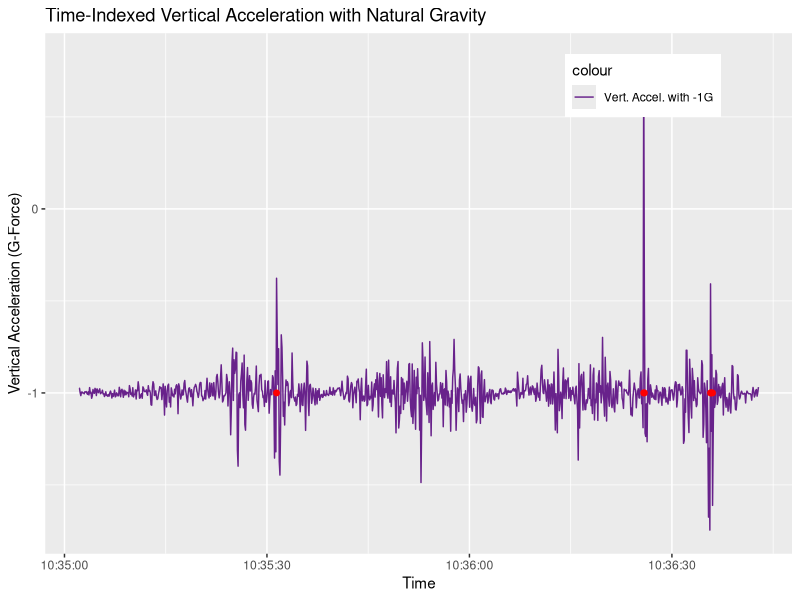
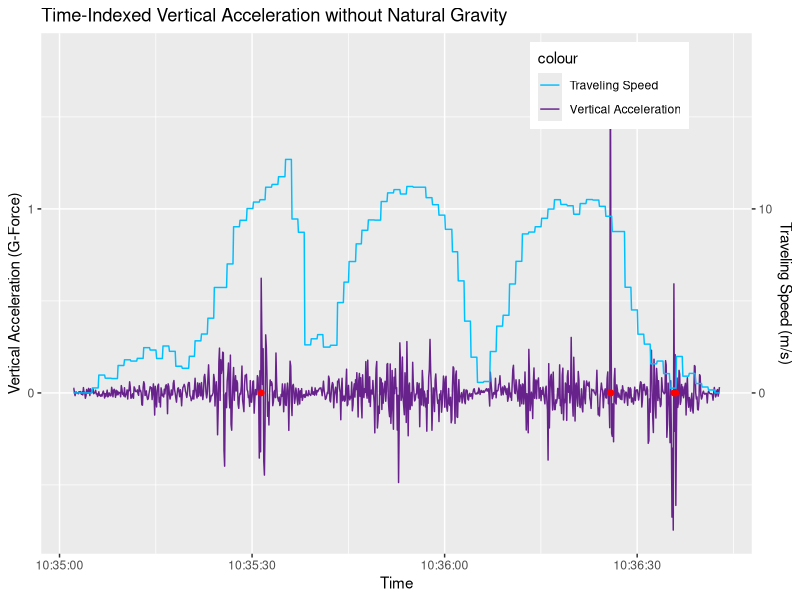
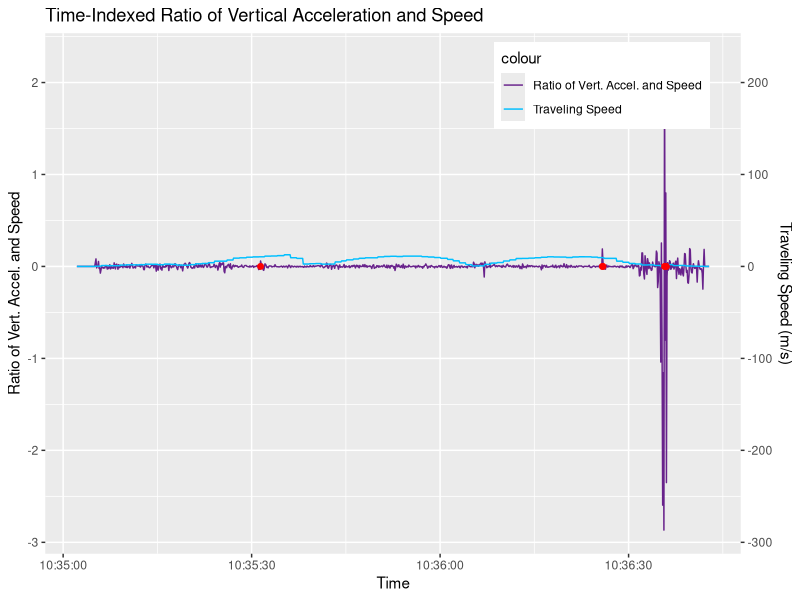
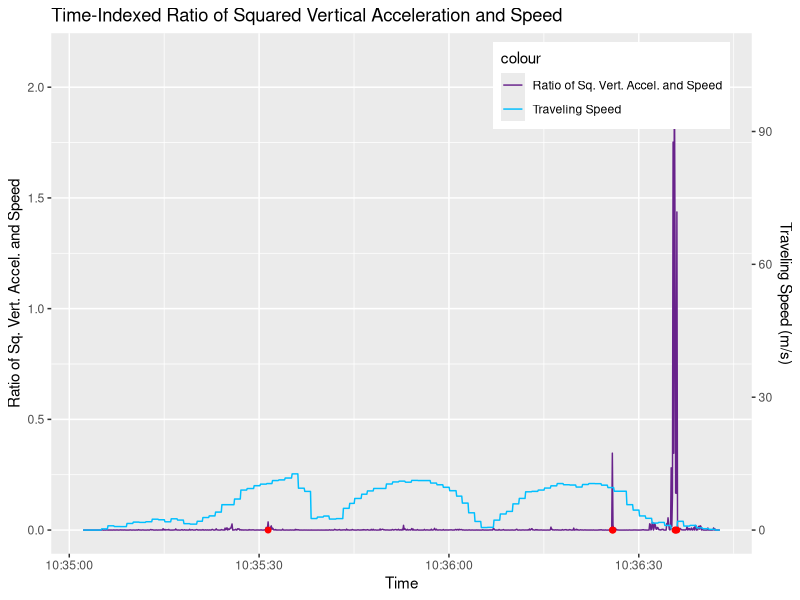
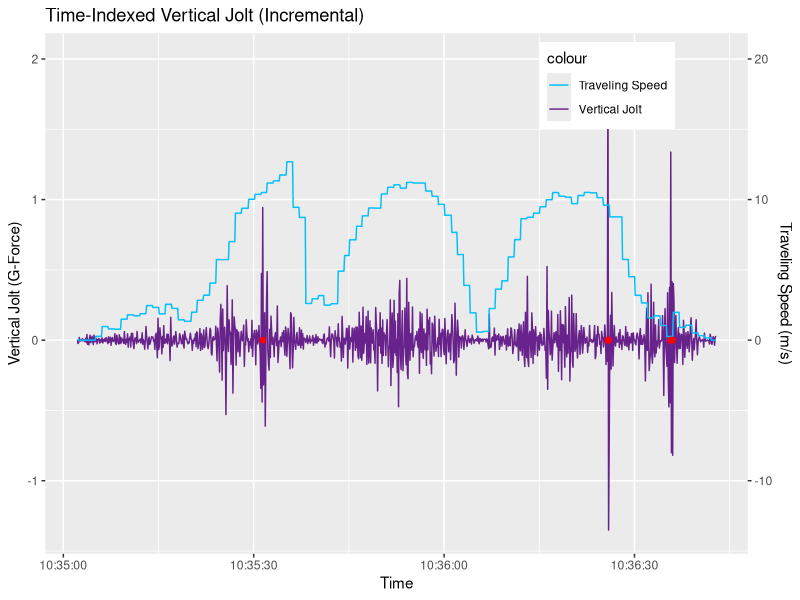
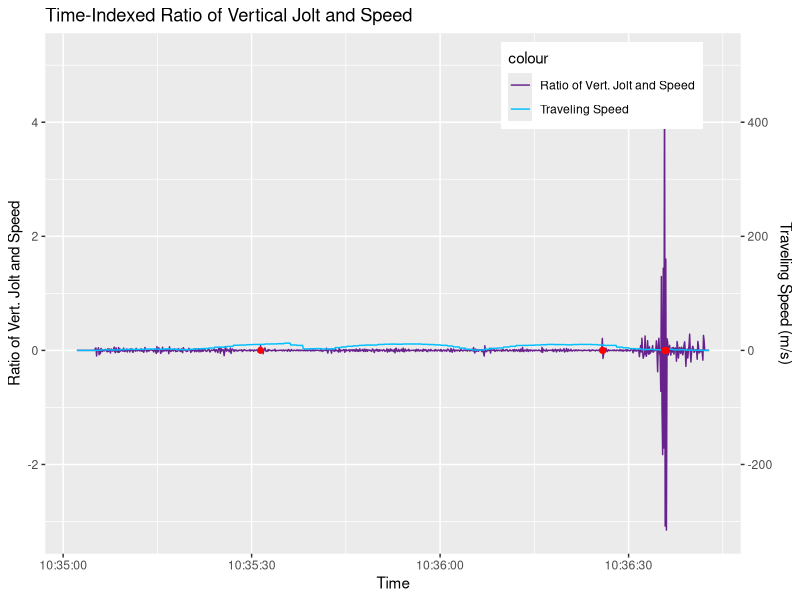
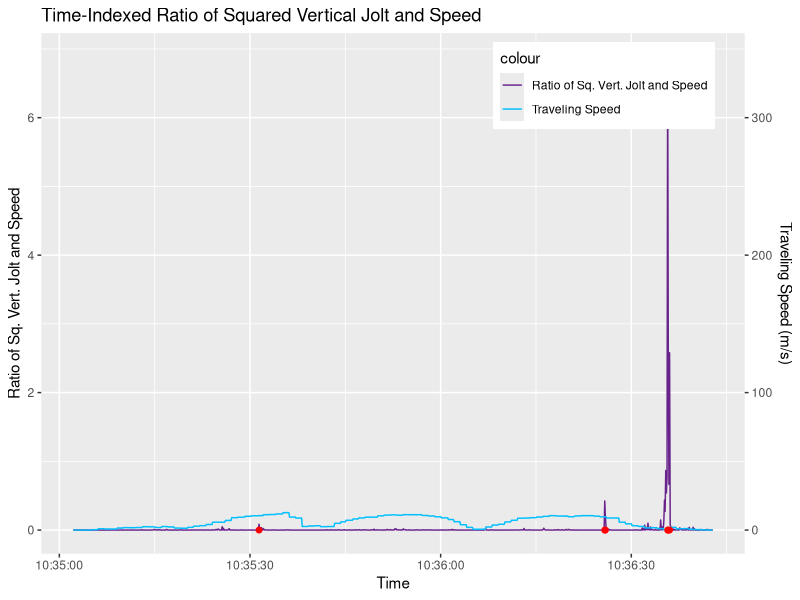
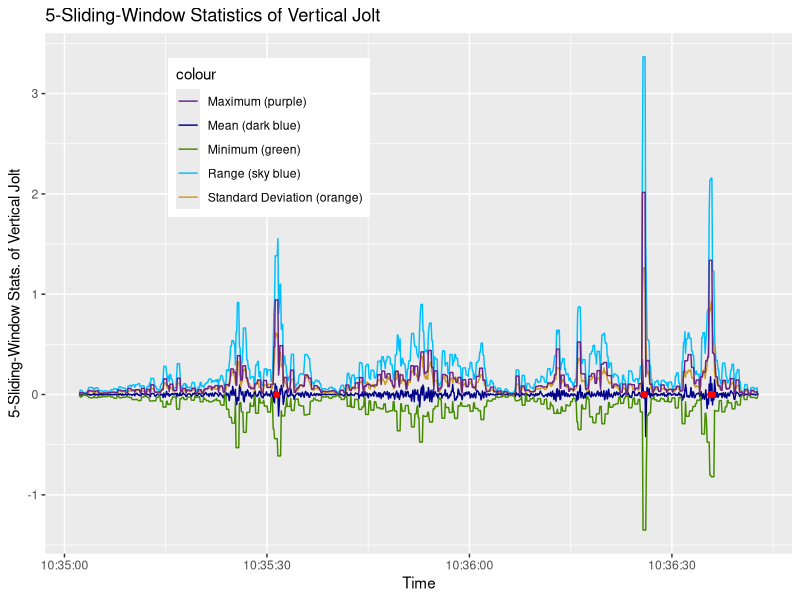

Write R code to recreate these figures, in order.
## ---- chunk 1
knitr::opts_chunk$set(echo = TRUE)
## ---- chunk 2
# load data file
if (!exists("LA13.raw")) {
    LA13.raw <- read.csv("./los_angeles_13.csv")
}
print(nrow(LA13.raw))
## ---- chunk 3
LA13.valid = LA13.raw[, c("Date", "Latitude", "Longitude", "Speed", "speedbump")]
# validate DateTime format
LA13.valid$Date <- as.POSIXct(LA13.valid$Date, format="%Y-%m-%d %H:%M:%OS")
# specify orientation of accelration
LA13.valid$forw_accel = LA13.raw$X
LA13.valid$hori_accel = LA13.raw$Y
LA13.valid$vert_accel_G = LA13.raw$Z
## ---- chunk 4
require(ggplot2)
LA13.vert_accel_G.plot <- ggplot(LA13.valid, aes(x = Date))
LA13.vert_accel_G.plot <- LA13.vert_accel_G.plot + geom_line(aes(y = vert_accel_G, colour = "Vert. Accel. with -1G"))
LA13.vert_accel_G.plot <- LA13.vert_accel_G.plot + scale_colour_manual(values = c("darkorchid4"))
LA13.vert_accel_G.plot <- LA13.vert_accel_G.plot + xlab("Time") 
LA13.vert_accel_G.plot <- LA13.vert_accel_G.plot + ylab("Vertical Acceleration (G-Force)") 
LA13.vert_accel_G.plot <- LA13.vert_accel_G.plot + ggtitle("Time-Indexed Vertical Acceleration with Natural Gravity")
LA13.vert_accel_G.plot <- LA13.vert_accel_G.plot + theme(legend.position = c(0.8, 0.9))
for (i in 1:nrow(LA13.valid)) {
    if (LA13.valid$speedbump[i] == "yes") {
        LA13.vert_accel_G.plot <- LA13.vert_accel_G.plot + 
            annotate("pointrange", x = LA13.valid$Date[i], y = -1, ymin = -1, ymax = -1, colour = "red", size = 0.25)
    }
}
print(LA13.vert_accel_G.plot)
## ---- chunk 5
# remove natural gravity in vertical acceleration
LA13.valid$vert_accel = LA13.valid$vert_accel_G + 1
## ---- chunk 6
require(ggplot2)
LA13.vert_accel.plot <- ggplot(LA13.valid, aes(x = Date))
LA13.vert_accel.plot <- LA13.vert_accel.plot + geom_line(aes(y = vert_accel, colour = "Vertical Acceleration"))
LA13.vert_accel.plot <- LA13.vert_accel.plot + geom_line(aes(y = Speed / 10, colour = "Traveling Speed"))
LA13.vert_accel.plot <- LA13.vert_accel.plot + scale_y_continuous(sec.axis = sec_axis(~.*10, name = "Traveling Speed (m/s)"))
LA13.vert_accel.plot <- LA13.vert_accel.plot + scale_colour_manual(values = c("deepskyblue", "darkorchid4"))
LA13.vert_accel.plot <- LA13.vert_accel.plot + xlab("Time") 
LA13.vert_accel.plot <- LA13.vert_accel.plot + ylab("Vertical Acceleration (G-Force)") 
LA13.vert_accel.plot <- LA13.vert_accel.plot + ggtitle("Time-Indexed Vertical Acceleration without Natural Gravity")
LA13.vert_accel.plot <- LA13.vert_accel.plot + theme(legend.position = c(0.8, 0.9))
for (i in 1:nrow(LA13.valid)) {
    if (LA13.valid$speedbump[i] == "yes") {
        LA13.vert_accel.plot <- LA13.vert_accel.plot + 
            annotate("pointrange", x = LA13.valid$Date[i], y = 0, ymin = 0, ymax = 0, colour = "red", size = 0.25)
    }
}
print(LA13.vert_accel.plot)
## ---- chunk 7
# calculate ratio between vertical acceleration and speed
for (i in 1:nrow(LA13.valid)) {
    if (LA13.valid$Speed[i] == 0) {
        LA13.valid$vert_accel_ratio_speed[i] = 0
    }
    else {
        LA13.valid$vert_accel_ratio_speed[i] = LA13.valid$vert_accel[i] / LA13.valid$Speed[i]
    }
}
## ---- chunk 8
require(ggplot2)
LA13.vert_accel_ratio_speed.plot <- ggplot(LA13.valid, aes(x = Date))
LA13.vert_accel_ratio_speed.plot <- LA13.vert_accel_ratio_speed.plot + geom_line(aes(y = vert_accel_ratio_speed, colour = "Ratio of Vert. Accel. and Speed"))
LA13.vert_accel_ratio_speed.plot <- LA13.vert_accel_ratio_speed.plot + geom_line(aes(y = Speed / 100, colour = "Traveling Speed"))
LA13.vert_accel_ratio_speed.plot <- LA13.vert_accel_ratio_speed.plot + scale_y_continuous(sec.axis = sec_axis(~.*100, name = "Traveling Speed (m/s)"))
LA13.vert_accel_ratio_speed.plot <- LA13.vert_accel_ratio_speed.plot + scale_colour_manual(values = c("darkorchid4", "deepskyblue"))
LA13.vert_accel_ratio_speed.plot <- LA13.vert_accel_ratio_speed.plot + xlab("Time") 
LA13.vert_accel_ratio_speed.plot <- LA13.vert_accel_ratio_speed.plot + ylab("Ratio of Vert. Accel. and Speed") 
LA13.vert_accel_ratio_speed.plot <- LA13.vert_accel_ratio_speed.plot + ggtitle("Time-Indexed Ratio of Vertical Acceleration and Speed")
LA13.vert_accel_ratio_speed.plot <- LA13.vert_accel_ratio_speed.plot + theme(legend.position = c(0.8, 0.9))
for (i in 1:nrow(LA13.valid)) {
    if (LA13.valid$speedbump[i] == "yes") {
        LA13.vert_accel_ratio_speed.plot <- LA13.vert_accel_ratio_speed.plot + 
            annotate("pointrange", x = LA13.valid$Date[i], y = 0, ymin = 0, ymax = 0, colour = "red", size = 0.25)
    }
}
print(LA13.vert_accel_ratio_speed.plot)
## ---- chunk 9
# calculate ratio between vertical acceleration and speed
for (i in 1:nrow(LA13.valid)) {
    if (LA13.valid$Speed[i] == 0) {
        LA13.valid$sq_vert_accel_ratio_speed[i] = 0
    }
    else {
        LA13.valid$sq_vert_accel_ratio_speed[i] = (LA13.valid$vert_accel[i] * LA13.valid$vert_accel[i]) / LA13.valid$Speed[i]
    }
}
## ---- chunk 10
require(ggplot2)
LA13.sq_vert_accel_ratio_speed.plot <- ggplot(LA13.valid, aes(x = Date))
LA13.sq_vert_accel_ratio_speed.plot <- LA13.sq_vert_accel_ratio_speed.plot + geom_line(aes(y = sq_vert_accel_ratio_speed, colour = "Ratio of Sq. Vert. Accel. and Speed"))
LA13.sq_vert_accel_ratio_speed.plot <- LA13.sq_vert_accel_ratio_speed.plot + geom_line(aes(y = Speed / 50, colour = "Traveling Speed"))
LA13.sq_vert_accel_ratio_speed.plot <- LA13.sq_vert_accel_ratio_speed.plot + scale_y_continuous(sec.axis = sec_axis(~.*50, name = "Traveling Speed (m/s)"))
LA13.sq_vert_accel_ratio_speed.plot <- LA13.sq_vert_accel_ratio_speed.plot + scale_colour_manual(values = c("darkorchid4", "deepskyblue"))
LA13.sq_vert_accel_ratio_speed.plot <- LA13.sq_vert_accel_ratio_speed.plot + xlab("Time") 
LA13.sq_vert_accel_ratio_speed.plot <- LA13.sq_vert_accel_ratio_speed.plot + ylab("Ratio of Sq. Vert. Accel. and Speed") 
LA13.sq_vert_accel_ratio_speed.plot <- LA13.sq_vert_accel_ratio_speed.plot + ggtitle("Time-Indexed Ratio of Squared Vertical Acceleration and Speed")
LA13.sq_vert_accel_ratio_speed.plot <- LA13.sq_vert_accel_ratio_speed.plot + theme(legend.position = c(0.8, 0.9))
for (i in 1:nrow(LA13.valid)) {
    if (LA13.valid$speedbump[i] == "yes") {
        LA13.sq_vert_accel_ratio_speed.plot <- LA13.sq_vert_accel_ratio_speed.plot + 
            annotate("pointrange", x = LA13.valid$Date[i], y = 0, ymin = 0, ymax = 0, colour = "red", size = 0.25)
    }
}
print(LA13.sq_vert_accel_ratio_speed.plot)
## ---- chunk 11
# calculate vertical jolt
for (i in 1:nrow(LA13.valid)) {
    if (i == 1) {
        LA13.valid$vert_jolt[i] = 0
    }
    else {
        LA13.valid$vert_jolt[i] = LA13.valid$vert_accel[i] - LA13.valid$vert_accel[i - 1]
    }
}
## ---- chunk 12
require(ggplot2)
LA13.vert_jolt.plot <- ggplot(LA13.valid, aes(x = Date))
LA13.vert_jolt.plot <- LA13.vert_jolt.plot + geom_line(aes(y = vert_jolt, colour = "Vertical Jolt"))
LA13.vert_jolt.plot <- LA13.vert_jolt.plot + geom_line(aes(y = Speed / 10, colour = "Traveling Speed"))
LA13.vert_jolt.plot <- LA13.vert_jolt.plot + scale_y_continuous(sec.axis = sec_axis(~.*10, name = "Traveling Speed (m/s)"))
LA13.vert_jolt.plot <- LA13.vert_jolt.plot + scale_colour_manual(values = c("deepskyblue", "darkorchid4"))
LA13.vert_jolt.plot <- LA13.vert_jolt.plot + xlab("Time") 
LA13.vert_jolt.plot <- LA13.vert_jolt.plot + ylab("Vertical Jolt (G-Force)") 
LA13.vert_jolt.plot <- LA13.vert_jolt.plot + ggtitle("Time-Indexed Vertical Jolt (Incremental)")
LA13.vert_jolt.plot <- LA13.vert_jolt.plot + theme(legend.position = c(0.8, 0.9))
for (i in 1:nrow(LA13.valid)) {
    if (LA13.valid$speedbump[i] == "yes") {
        LA13.vert_jolt.plot <- LA13.vert_jolt.plot + 
            annotate("pointrange", x = LA13.valid$Date[i], y = 0, ymin = 0, ymax = 0, colour = "red", size = 0.25)
    }
}
print(LA13.vert_jolt.plot)
## ---- chunk 13
# calculate ratio between vertical jolt and speed
for (i in 1:nrow(LA13.valid)) {
    if (LA13.valid$Speed[i] == 0) {
        LA13.valid$vert_jolt_ratio_speed[i] = 0
    }
    else {
        LA13.valid$vert_jolt_ratio_speed[i] = LA13.valid$vert_jolt[i] / LA13.valid$Speed[i]
    }
}
## ---- chunk 14
require(ggplot2)
LA13.vert_jolt_ratio_speed.plot <- ggplot(LA13.valid, aes(x = Date))
LA13.vert_jolt_ratio_speed.plot <- LA13.vert_jolt_ratio_speed.plot + geom_line(aes(y = vert_jolt_ratio_speed, colour = "Ratio of Vert. Jolt and Speed"))
LA13.vert_jolt_ratio_speed.plot <- LA13.vert_jolt_ratio_speed.plot + geom_line(aes(y = Speed / 100, colour = "Traveling Speed"))
LA13.vert_jolt_ratio_speed.plot <- LA13.vert_jolt_ratio_speed.plot + scale_y_continuous(sec.axis = sec_axis(~.*100, name = "Traveling Speed (m/s)"))
LA13.vert_jolt_ratio_speed.plot <- LA13.vert_jolt_ratio_speed.plot + scale_colour_manual(values = c("darkorchid4", "deepskyblue"))
LA13.vert_jolt_ratio_speed.plot <- LA13.vert_jolt_ratio_speed.plot + xlab("Time") 
LA13.vert_jolt_ratio_speed.plot <- LA13.vert_jolt_ratio_speed.plot + ylab("Ratio of Vert. Jolt and Speed") 
LA13.vert_jolt_ratio_speed.plot <- LA13.vert_jolt_ratio_speed.plot + ggtitle("Time-Indexed Ratio of Vertical Jolt and Speed")
LA13.vert_jolt_ratio_speed.plot <- LA13.vert_jolt_ratio_speed.plot + theme(legend.position = c(0.8, 0.9))
for (i in 1:nrow(LA13.valid)) {
    if (LA13.valid$speedbump[i] == "yes") {
        LA13.vert_jolt_ratio_speed.plot <- LA13.vert_jolt_ratio_speed.plot + 
            annotate("pointrange", x = LA13.valid$Date[i], y = 0, ymin = 0, ymax = 0, colour = "red", size = 0.25)
    }
}
print(LA13.vert_jolt_ratio_speed.plot)
## ---- chunk 15
# calculate ratio between vertical jolt and speed
for (i in 1:nrow(LA13.valid)) {
    if (LA13.valid$Speed[i] == 0) {
        LA13.valid$sq_vert_jolt_ratio_speed[i] = 0
    }
    else {
        LA13.valid$sq_vert_jolt_ratio_speed[i] = (LA13.valid$vert_jolt[i] * LA13.valid$vert_jolt[i]) / LA13.valid$Speed[i]
    }
}
## ---- chunk 16
require(ggplot2)
LA13.sq_vert_jolt_ratio_speed.plot <- ggplot(LA13.valid, aes(x = Date))
LA13.sq_vert_jolt_ratio_speed.plot <- LA13.sq_vert_jolt_ratio_speed.plot + geom_line(aes(y = sq_vert_jolt_ratio_speed, colour = "Ratio of Sq. Vert. Jolt and Speed"))
LA13.sq_vert_jolt_ratio_speed.plot <- LA13.sq_vert_jolt_ratio_speed.plot + geom_line(aes(y = Speed / 50, colour = "Traveling Speed"))
LA13.sq_vert_jolt_ratio_speed.plot <- LA13.sq_vert_jolt_ratio_speed.plot + scale_y_continuous(sec.axis = sec_axis(~.*50, name = "Traveling Speed (m/s)"))
LA13.sq_vert_jolt_ratio_speed.plot <- LA13.sq_vert_jolt_ratio_speed.plot + scale_colour_manual(values = c("darkorchid4", "deepskyblue"))
LA13.sq_vert_jolt_ratio_speed.plot <- LA13.sq_vert_jolt_ratio_speed.plot + xlab("Time") 
LA13.sq_vert_jolt_ratio_speed.plot <- LA13.sq_vert_jolt_ratio_speed.plot + ylab("Ratio of Sq. Vert. Jolt and Speed") 
LA13.sq_vert_jolt_ratio_speed.plot <- LA13.sq_vert_jolt_ratio_speed.plot + ggtitle("Time-Indexed Ratio of Squared Vertical Jolt and Speed")
LA13.sq_vert_jolt_ratio_speed.plot <- LA13.sq_vert_jolt_ratio_speed.plot + theme(legend.position = c(0.8, 0.9))
for (i in 1:nrow(LA13.valid)) {
    if (LA13.valid$speedbump[i] == "yes") {
        LA13.sq_vert_jolt_ratio_speed.plot <- LA13.sq_vert_jolt_ratio_speed.plot + 
            annotate("pointrange", x = LA13.valid$Date[i], y = 0, ymin = 0, ymax = 0, colour = "red", size = 0.25)
    }
}
print(LA13.sq_vert_jolt_ratio_speed.plot)
## ---- chunk 17
# calculate 5-sliding-window mean of vertical jolt
for (i in 3:nrow(LA13.valid)-2) {
    LA13.valid$vert_jolt_mean[i] = mean(c(LA13.valid$vert_jolt[i-2], 
                                        LA13.valid$vert_jolt[i-1], 
                                        LA13.valid$vert_jolt[i], 
                                        LA13.valid$vert_jolt[i+1], 
                                        LA13.valid$vert_jolt[i+2]))
}
LA13.valid$vert_jolt_mean[1] = 0
LA13.valid$vert_jolt_mean[2] = 0
LA13.valid$vert_jolt_mean[nrow(LA13.valid) - 1] = 0
LA13.valid$vert_jolt_mean[nrow(LA13.valid)] = 0
# calculate 5-sliding-window standard deviation of vertical jolt
for (i in 3:nrow(LA13.valid)-2) {
    LA13.valid$vert_jolt_sd[i] = sd(c(LA13.valid$vert_jolt[i-2], 
                                        LA13.valid$vert_jolt[i-1], 
                                        LA13.valid$vert_jolt[i], 
                                        LA13.valid$vert_jolt[i+1], 
                                        LA13.valid$vert_jolt[i+2]))
}
LA13.valid$vert_jolt_sd[1] = 0
LA13.valid$vert_jolt_sd[2] = 0
LA13.valid$vert_jolt_sd[nrow(LA13.valid) - 1] = 0
LA13.valid$vert_jolt_sd[nrow(LA13.valid)] = 0
# calculate 5-sliding-window minimum of vertical jolt
for (i in 3:nrow(LA13.valid)-2) {
    LA13.valid$vert_jolt_min[i] = min(c(LA13.valid$vert_jolt[i-2], 
                                        LA13.valid$vert_jolt[i-1], 
                                        LA13.valid$vert_jolt[i], 
                                        LA13.valid$vert_jolt[i+1], 
                                        LA13.valid$vert_jolt[i+2]))
}
LA13.valid$vert_jolt_min[1] = 0
LA13.valid$vert_jolt_min[2] = 0
LA13.valid$vert_jolt_min[nrow(LA13.valid) - 1] = 0
LA13.valid$vert_jolt_min[nrow(LA13.valid)] = 0
# calculate 5-sliding-window maxium of vertical jolt
for (i in 3:nrow(LA13.valid)-2) {
    LA13.valid$vert_jolt_max[i] = max(c(LA13.valid$vert_jolt[i-2], 
                                        LA13.valid$vert_jolt[i-1], 
                                        LA13.valid$vert_jolt[i], 
                                        LA13.valid$vert_jolt[i+1], 
                                        LA13.valid$vert_jolt[i+2]))
}
LA13.valid$vert_jolt_max[1] = 0
LA13.valid$vert_jolt_max[2] = 0
LA13.valid$vert_jolt_max[nrow(LA13.valid) - 1] = 0
LA13.valid$vert_jolt_max[nrow(LA13.valid)] = 0
# calculate 5-sliding-window range of vertical jolt
LA13.valid$vert_jolt_range = LA13.valid$vert_jolt_max - LA13.valid$vert_jolt_min
## ---- chunk 18
require(ggplot2)
LA13.vert_jolt_5.plot <- ggplot(LA13.valid, aes(x = Date))
LA13.vert_jolt_5.plot <- LA13.vert_jolt_5.plot + geom_line(aes(y = vert_jolt_range, colour = "Range (sky blue)"))
LA13.vert_jolt_5.plot <- LA13.vert_jolt_5.plot + geom_line(aes(y = vert_jolt_mean, colour = "Mean (dark blue)"))
LA13.vert_jolt_5.plot <- LA13.vert_jolt_5.plot + geom_line(aes(y = vert_jolt_sd, colour = "Standard Deviation (orange)"))
LA13.vert_jolt_5.plot <- LA13.vert_jolt_5.plot + geom_line(aes(y = vert_jolt_min, colour = "Minimum (green)"))
LA13.vert_jolt_5.plot <- LA13.vert_jolt_5.plot + geom_line(aes(y = vert_jolt_max, colour = "Maximum (purple)"))
LA13.vert_jolt_5.plot <- LA13.vert_jolt_5.plot + scale_colour_manual(values = c("darkorchid4", "blue4", "chartreuse4", "deepskyblue", "goldenrod3"))
LA13.vert_jolt_5.plot <- LA13.vert_jolt_5.plot + theme(legend.position = c(0.3, 0.8))
LA13.vert_jolt_5.plot <- LA13.vert_jolt_5.plot + xlab("Time") 
LA13.vert_jolt_5.plot <- LA13.vert_jolt_5.plot + ylab("5-Sliding-Window Stats. of Vertical Jolt") 
LA13.vert_jolt_5.plot <- LA13.vert_jolt_5.plot + ggtitle("5-Sliding-Window Statistics of Vertical Jolt")
for (i in 1:nrow(LA13.valid)) {
    if (LA13.valid$speedbump[i] == "yes") {
        LA13.vert_jolt_5.plot <- LA13.vert_jolt_5.plot + 
            annotate("pointrange", x = LA13.valid$Date[i], y = 0, ymin = 0, ymax = 0, colour = "red", size = 0.25)
    }
}
print(LA13.vert_jolt_5.plot)
## ---- chunk 19
require(ggplot2)
LA13.comparative.plot <- ggplot(LA13.valid, aes(x = Date))
LA13.comparative.plot <- LA13.comparative.plot + geom_line(aes(y = Speed / 50, colour = "Traveling Speed"))
#LA13.comparative.plot <- LA13.comparative.plot + geom_line(aes(y = vert_accel, colour = "Vertical Acceleration"))
#LA13.comparative.plot <- LA13.comparative.plot + geom_line(aes(y = vert_jolt, colour = "Vertical Jolt"))
LA13.comparative.plot <- LA13.comparative.plot + geom_line(aes(y = sq_vert_accel_ratio_speed, colour = "Ratio of Sq. Vert. Accel. & Speed"))
LA13.comparative.plot <- LA13.comparative.plot + geom_line(aes(y = -sq_vert_jolt_ratio_speed, colour = "Ratio of Sq. Vert. Jolt & Speed (-)"))
LA13.comparative.plot <- LA13.comparative.plot + scale_y_continuous(sec.axis = sec_axis(~.*50, name = "Traveling Speed (m/s)"))
LA13.comparative.plot <- LA13.comparative.plot + scale_colour_manual(values = c("darkorchid4", "goldenrod3", "deepskyblue"))
LA13.comparative.plot <- LA13.comparative.plot + xlab("Time") 
LA13.comparative.plot <- LA13.comparative.plot + ylab("Ratios") 
LA13.comparative.plot <- LA13.comparative.plot + ggtitle("Comparison of Two Most Promising Factors")
LA13.comparative.plot <- LA13.comparative.plot + theme(legend.position = c(0.35, 0.2))
for (i in 1:nrow(LA13.valid)) {
    if (LA13.valid$speedbump[i] == "yes") {
        LA13.comparative.plot <- LA13.comparative.plot + 
            annotate("pointrange", x = LA13.valid$Date[i], y = 0, ymin = 0, ymax = 0, colour = "red", size = 0.2)
    }
}
print(LA13.comparative.plot)
## ---- chunk 20
jpeg("./Epoch1_LA13.vert_accel_G.plot.jpeg", width = 1200, height = 750, units = "px")
print(LA13.vert_accel_G.plot)
dev.off()

jpeg("./Epoch2_LA13.vert_accel.plot.jpeg", width = 1200, height = 750, units = "px")
print(LA13.vert_accel.plot)
dev.off()

jpeg("./Epoch3_LA13.vert_accel_ratio_speed.plot.jpeg", width = 1200, height = 750, units = "px")
print(LA13.vert_accel_ratio_speed.plot)
dev.off()

jpeg("./Epoch4_LA13.sq_vert_accel_ratio_speed.plot.jpeg", width = 1200, height = 750, units = "px")
print(LA13.sq_vert_accel_ratio_speed.plot)
dev.off()

jpeg("./Epoch5_LA13.vert_jolt.plot.jpeg", width = 1200, height = 750, units = "px")
print(LA13.vert_jolt.plot)
dev.off()

jpeg("./Epoch6_LA13.vert_jolt_ratio_speed.plot.jpeg", width = 1200, height = 750, units = "px")
print(LA13.vert_jolt_ratio_speed.plot)
dev.off()

jpeg("./Epoch7_LA13.sq_vert_jolt_ratio_speed.plot.jpeg", width = 1200, height = 750, units = "px")
print(LA13.sq_vert_jolt_ratio_speed.plot)
dev.off()

jpeg("./Epoch8_LA13.vert_jolt_5.plot.jpeg", width = 1200, height = 750, units = "px")
print(LA13.vert_jolt_5.plot)
dev.off()

jpeg("./Epoch9_LA13.comparative.plot.jpeg", width = 1200, height = 750, units = "px")
print(LA13.comparative.plot)
dev.off()

write.csv(LA13.valid, "./los_angeles_13_labeled.csv")
